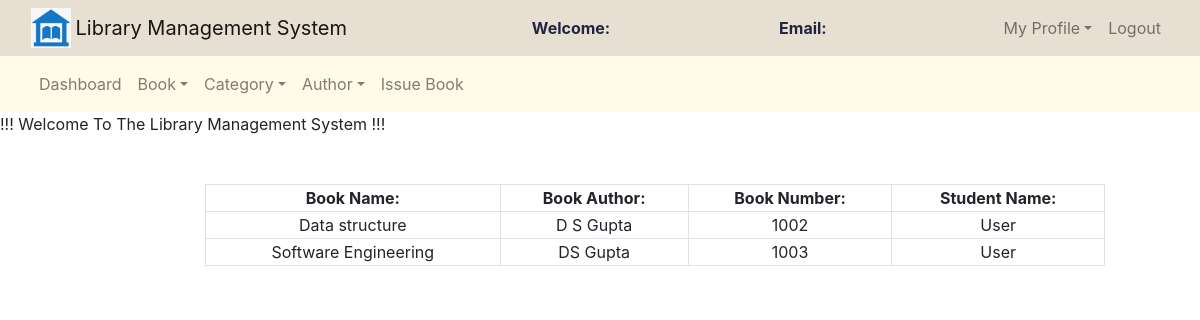
Page /admin/view_issued_book.php on the committed database.
### tables this page shows
CREATE TABLE `issued_books` (
  `s_no` int(11) NOT NULL,
  `book_no` int(11) NOT NULL,
  `book_name` varchar(200) NOT NULL,
  `book_author` varchar(200) NOT NULL,
  `student_id` int(11) NOT NULL,
  `status` int(11) NOT NULL,
  `issue_date` longtext NOT NULL
);

CREATE TABLE `users` (
  `id` int(11) NOT NULL,
  `name` varchar(50) NOT NULL,
  `email` varchar(100) NOT NULL,
  `password` varchar(100) NOT NULL,
  `mobile` int(10) NOT NULL,
  `address` varchar(250) NOT NULL
);

### admin/view_issued_book.php (the view, shortened to what this page needs)
<?php
	require('functions.php');
	$query = "select issued_books.book_name,issued_books.book_author,issued_books.book_no,users.name from issued_books left join users on issued_books.student_id = users.id";
?>
<!DOCTYPE html>
<html>
<head>
	<link rel="stylesheet" type="text/css" href="../bootstrap-4.4.1/css/bootstrap.min.css">
</head>
<body>
<nav class="navbar navbar-expand-lg navbar-light" style="background-color: #E7DFD1;">
		<div class="container-fluid">
			<div class="navbar-header">
				<img src="./images/symbol.png" width="40" height="40" class="d-inline-block align-top" alt="">
				<a class="navbar-brand" href="admin_dashboard.php">Library Management System</a>
			</div>
			<font style="color: #222541"><span><strong>Welcome: <?php echo $_SESSION['name'];?></strong></span></font>
			<font style="color: #222541"><span><strong>Email: <?php echo $_SESSION['email'];?></strong></span></font>
			<ul class="nav navbar-nav navbar-right">
				<li class="nav-item dropdown">
					<a class="nav-link dropdown-toggle" data-toggle="dropdown">My Profile</a>
				</li>
				<li class="nav-item"><a class="nav-link" href="../logout.php">Logout</a></li>
			</ul>
		</div>
	</nav>
	<nav class="navbar navbar-expand-lg navbar-light" style="background-color: #fffbe8">
		<div class="container-fluid">
			<ul class="nav navbar-nav navbar-center">
				<li class="nav-item">
					<a href="admin_dashboard.php" class="nav-link">Dashboard</a>
				</li>
				<li class="nav-item dropdown">
					<a class="nav-link dropdown-toggle" data-toggle="dropdown">Book</a>
				</li>
				<li class="nav-item dropdown">
					<a class="nav-link dropdown-toggle" data-toggle="dropdown">Category</a>
				</li>
				<li class="nav-item dropdown">
					<a class="nav-link dropdown-toggle" data-toggle="dropdown">Author</a>
				</li>
				<li class="nav-item">
					<a href="" class="nav-link">Issue Book</a>
				</li>
			</ul>
		</div>
	</nav>
	<span><marquee>!!! Welcome To The Library Management System !!!</marquee></span><br><br>
	<div class="row">
		<div class="col-md-2"></div>
		<div class="col-md-8">
			<form>
				<table class="table-bordered" width="900px" style="text-align: center">
					<tr>
						<th>Book Name:</th>
						<th>Book Author:</th>
						<th>Book Number:</th>
						<th>Student Name:</th>
					</tr>
					<?php
						$query_run = mysqli_query($connection,$query);
						while($row = mysqli_fetch_assoc($query_run)){
							$book_name = $row['book_name'];
							$book_author = $row['book_author'];
							$book_no = $row['book_no'];
							$student_name = $row['name'];
					?>
							<tr>
								<td><?php echo htmlspecialchars($book_name);?></td>
								<td><?php echo htmlspecialchars($book_author);?></td>
								<td><?php echo htmlspecialchars($book_no);?></td>
								<td><?php echo htmlspecialchars($student_name);?></td>
							</tr>
							<?php
						}
					?>
				</table>
			</form>
		</div>
		<div class="col-md-2"></div>
	</div>
</body>
</html>

### rows in the picture
issued_books: book_name "Data structure", book_author "D S Gupta", book_no "1002", users.name "User"
issued_books: book_name "Software Engineering", book_author "DS Gupta", book_no "1003", users.name "User"
